Frame 1 (no input): blank canvas, image omitted
Frame 60 (no input): blank canvas, image omitted
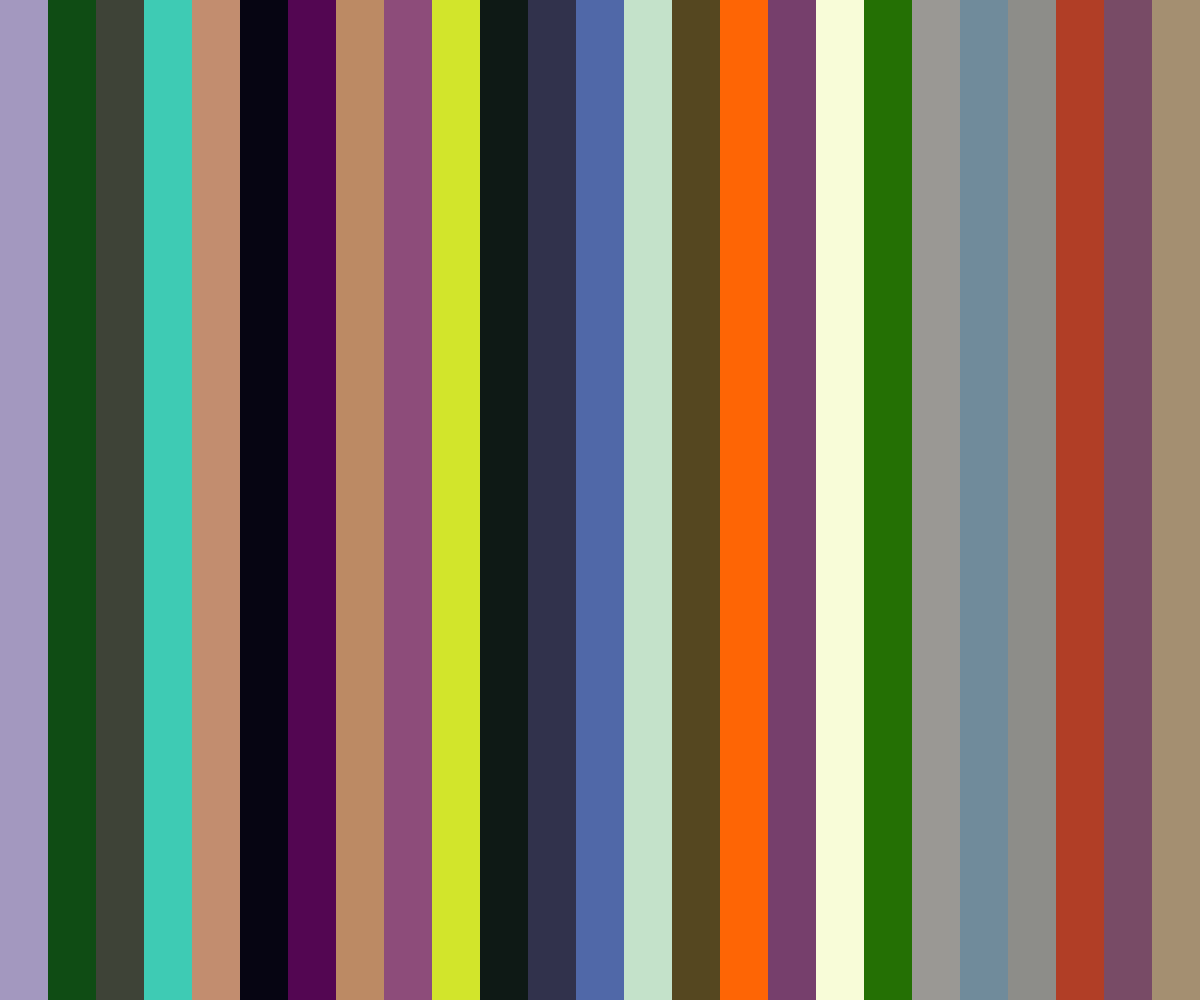
Frame 120 (the mouse pressed at the canvas centre since frame 60)

The p5.js sketch whose frames 1 and 60 were blank and that drew this single picture after the mouse press (run headless with seeded random() and noise() and a simulated clock; from frame 60 on, the mouse is pressed at the canvas centre):

// p5.js sketch
// ── sketch.js
'use strict';

var numberOfColumns = 50;
var numberOfRows = 10;
//declaring global variables that are empty arrays that will be filled with values of Hue, Saturation and Brightness.
var hueValues = [];
var saturationValues = [];
var brightnessValues = [];

function setup() {
  createCanvas(windowWidth, windowHeight);
  colorMode(HSB, 360, 100, 100);
  noStroke();

  // initializing random values for each column tile which will later generate different color tiles.
  for (var i = 0; i < numberOfColumns; i++) {
    hueValues[i] = random(360);
    saturationValues[i] = random(100);
    brightnessValues[i] = random(100);
  }
}

function draw() {
  var mX = constrain(mouseX, 0, width);
  var mY = constrain(mouseY, 0, height);

  var counter = 0;

  var mouseNumberOfColumns = int(map(mX, 0, width, 1, numberOfColumns));
  var mouseNumberOfRows = int(map(mY, 0, height, 1, numberOfRows));
  var tileWidth = width / mouseNumberOfColumns;
  var tileHeight = height / mouseNumberOfRows;

  for (var gridY = 0; gridY < numberOfRows; gridY++) {
    for (var gridX = 0; gridX < numberOfColumns; gridX++) {
      var posX = tileWidth * gridX;
      var posY = tileHeight * gridY;
      // counter gets incremented with each loop
      // when the counter exceeds the maximum number of columns the counter is reset to 1
      var index = counter % mouseNumberOfColumns;

      // gets the values stored in the arrays at the same index value to create the tile colors
      fill(hueValues[index], saturationValues[index], brightnessValues[index]);
      rect(posX, posY, tileWidth, tileHeight);
      counter++;
    }
  }
}
